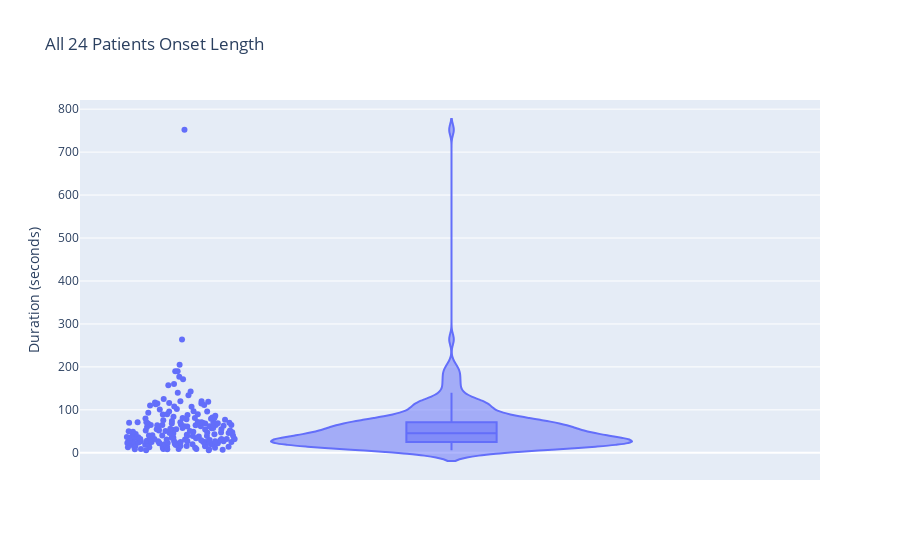

The notebook cell saved with this chart:
### Code cell
data_dir = "./physionet.org/files/chbmit/1.0.0/"
df_lst = []

for indexPatient in range(1, 24+1):
    last_end_dt = None; last_edfname = ''
    df = pd.DataFrame(columns=['Duration (seconds)', 'Description'])
    with open(data_dir+'chb%02d/chb%02d' % (indexPatient, indexPatient)+'-summary.txt', 'r') as f:
        for line in f:
            data=line.split(':')
            if(data[0]=="File Name"):
                edfName=data[1].strip()              
                nextLine = f.readline().strip()
                while (len(nextLine) != 0 and not nextLine.startswith('Number of Seizures in File:')):
                    nextLine = f.readline().strip()
                if nextLine.startswith('Number of Seizures in File:'):
                    for j in range(0, int(nextLine.split(':')[1])):
                        szStartSec = int(f.readline().split(': ')[1].strip().split(' ')[0])
                        szEndSec = int(f.readline().split(': ')[1].strip().split(' ')[0])
                        # pat_json[-1]['Seizures'].append([szStartSec, szEndSec])
                        df.loc[len(df)] = {'Duration (seconds)': szEndSec-szStartSec, 'Description': f"{edfName}: {szEndSec-szStartSec}s"}

    # plot_violin(f"chb{indexPatient:02d}-len(gap)-dist", df)
    df_lst.append(df)
plot_violin("All 24 Patients Onset Length", pd.concat(df_lst))

### Figure 1 — Plotly figure (JSON) as saved in the notebook; plotly's stock layout.template omitted (floating-point values rounded to 4 significant figures; data arrays with more than 128 entries replaced by an {"elided": "..."} marker saying what was removed)
{"data": [{"alignmentgroup": "True", "box": {"visible": true}, "customdata": {"elided": "198x1 str values"}, "hovertemplate": "Duration (seconds)=%{y}<br>Description=%{customdata[0]}<extra></extra>", "legendgroup": "", "marker": {"color": "#636efa"}, "name": "", "offsetgroup": "", "orientation": "v", "points": "all", "scalegroup": "True", "showlegend": false, "type": "violin", "x0": " ", "xaxis": "x", "y": {"elided": "198 int values"}, "y0": " ", "yaxis": "y"}], "layout": {"legend": {"tracegroupgap": 0}, "title": {"text": "All 24 Patients Onset Length"}, "violinmode": "group", "xaxis": {"anchor": "y", "domain": [0, 1]}, "yaxis": {"anchor": "x", "domain": [0, 1], "title": {"text": "Duration (seconds)"}}}}
